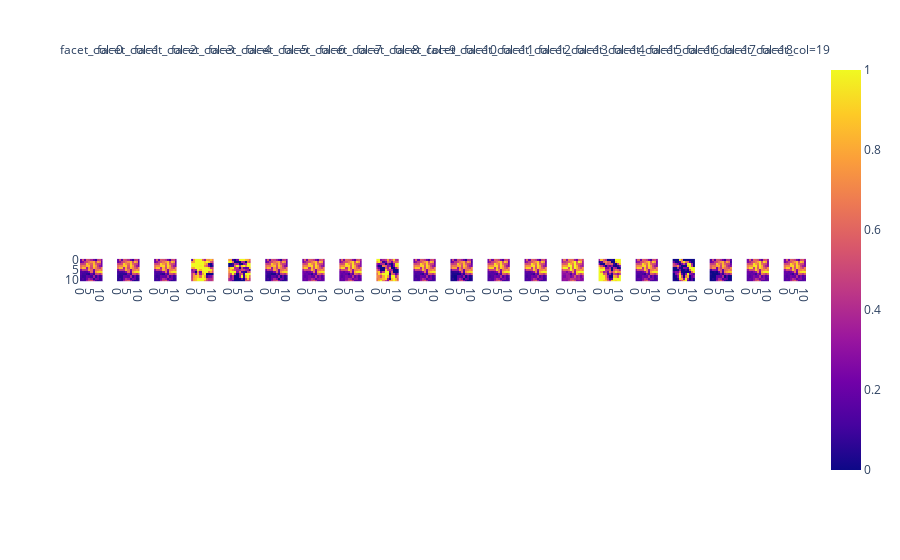

Notebook cell for this chart:
### Code cell
from functools import reduce

img = x_train[[5673]]
convs = reduce(lambda x, l: l.forward(x), nn[:6], img) #nn[1].forward(nn[0].forward(img))
convs.shape
normed_convs = (convs - convs.min(axis=3, keepdims=True)) / (convs.max(axis=3, keepdims=True) - convs.min(axis=3, keepdims=True))
normed_convs.shape
px.imshow(normed_convs[0], facet_col=2)
